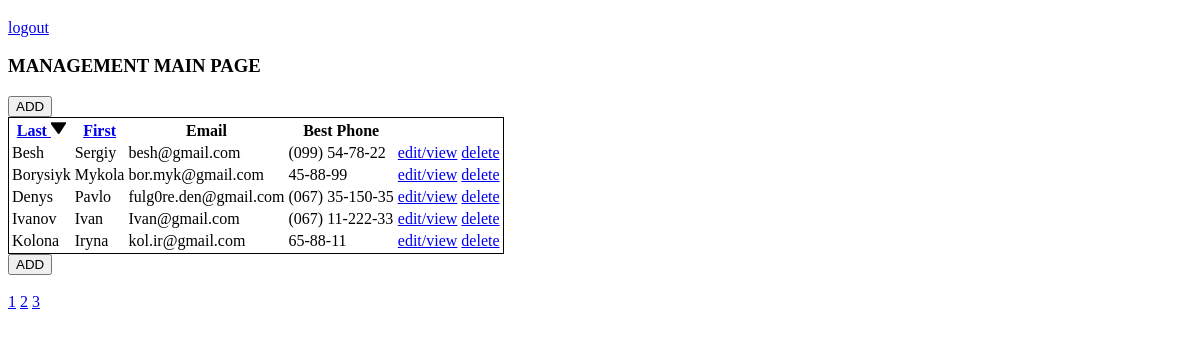
/contacts.php, run on the app's committed database.
### tables this page shows
CREATE TABLE IF NOT EXISTS `contacts` (
  `id` int(11) unsigned NOT NULL AUTO_INCREMENT,
  `firstname` varchar(255) NOT NULL,
  `lastname` varchar(255) NOT NULL,
  `email` varchar(255) NOT NULL,
  `home_phone` varchar(255) NOT NULL,
  `work_phone` varchar(255) NOT NULL,
  `cell_phone` varchar(255) NOT NULL,
  `best_phone` varchar(10) NOT NULL,
  `adress1` varchar(255) NOT NULL,
  `adress2` varchar(255) NOT NULL,
  `city` varchar(255) NOT NULL,
  `state` varchar(255) NOT NULL,
  `zip` varchar(255) NOT NULL,
  `country` varchar(255) NOT NULL,
  `birthday` date NOT NULL,
  PRIMARY KEY (`id`)
);

### www/includes/functions.php (called while the page is built, shortened)
<?php
function getContacts($activePage, $sortBy, $sortTurn, $noSort){
	include_once ('dbConnection.php');
	$_POST['numberOfContacts'] = count(mysqli_fetch_all($conn->query("SELECT * FROM contacts"), MYSQLI_ASSOC));
	$limitFrom = ($activePage*MAX_ON_PAGE)-MAX_ON_PAGE;
	$limitTo = MAX_ON_PAGE;
	if ($activePage < 1){
		$query = "SELECT * FROM contacts ORDER BY ".$_POST['sortBy']." ".$_POST['sortTurn']." LIMIT 0, ". $limitTo;
	}else{
		$query = "SELECT * FROM contacts ORDER BY ".$_POST['sortBy']." ".$_POST['sortTurn']." LIMIT ".$limitFrom.", ".$limitTo;
	};
    $result = $conn->query($query);
    return mysqli_fetch_all($result, MYSQLI_ASSOC);
};

### www/contacts.php (the view, shortened to what this page needs)
<!DOCTYPE html>
<html>
	<head>
		<link rel="stylesheet" href="css/main.css">
	</head>
	<body>
		<?php
			include_once("includes/functions.php");
			$contacts = getContacts($_GET['activePage'], $_GET['sortBy'], $_GET['sortTurn'], $_GET['noSort']);
		?>
		<a href='logout.php'>logout</a>
		<h3>MANAGEMENT MAIN PAGE</h3>
		<form action="controller.php" method="post">
			<input type="submit" name="addNewContact" value="ADD"></br>
			<table style="border: 1px solid">
				<tr>
					<th><a href="contacts.php?
							activePage=<?php echo $_GET['activePage']?>&
							sortBy=lastname&
							sortTurn=<?php echo $_POST['sortTurn']?>">Last
								<?php
									if ($_POST['sortBy'] == "lastname" && $_POST['sortTurn'] == "DESC"){
										echo "<img src='img/DESC.png' />";
									}else
									if ($_POST['sortBy'] == "lastname" && $_POST['sortTurn'] == "ASC"){
										echo "<img src='img/ASC.png' />";
									};
								?>
						</a></th>
					<th><a href="contacts.php?
							activePage=<?php echo $_GET['activePage']?>&
							sortBy=firstname&
							sortTurn=<?php echo $_POST['sortTurn']?>">First
						</a></th>
					<th>Email</th>
					<th>Best Phone</th>
				</tr>
				<?php foreach ($contacts as $v) {?>
					<tr>
						<td><?php echo $v['lastname']?></td>
						<td><?php echo $v['firstname']?></td>
						<td><?php echo $v['email']?></td>
						<td><?php switch ($v['best_phone']) {
									case "home_phone":
										echo $v['home_phone'];
										break;
									case "work_phone":
										echo $v['work_phone'];
										break;
									case "cell_phone":
										echo $v['cell_phone'];
										break;
								};?></td>
						<?php $contactId = $v['id'];?>
						<td><a href='edit.php?editId=<?php echo $contactId?>'>edit/view</a></td>
						<td><a href='controller.php?deleteId=<?php echo $contactId?>'>delete</a></td>
					</tr>
				<?php }?>
			</table>
			<input type="submit" name="addNewContact" value="ADD"></br></br>
			<?php
			$maxPages = ceil($_POST['numberOfContacts']/MAX_ON_PAGE);
			$temp = 1;
			while ($temp <= $maxPages) {
				?>
				<a href='contacts.php?
						activePage=<?php echo $temp?>&
						sortBy=<?php echo $_POST['sortBy']?>&
						sortTurn=<?php echo $_POST['sortTurn']?>&
						noSort=false'><?php echo $temp?></a>
				<?php
				$temp++;
			};
			?>
		</form>
	</body>
</html>

### www/css/main.css (style rules this page uses)
form { float:left; }

### data on the page
contacts: lastname "Besh", firstname "Sergiy", email "besh@gmail.com", cell_phone "(099) 54-78-22"
contacts: lastname "Borysiyk", firstname "Mykola", email "bor.myk@gmail.com", home_phone "45-88-99"
contacts: lastname "Denys", firstname "Pavlo", email "fulg0re.den@gmail.com", cell_phone "(067) 35-150-35"
contacts: lastname "Ivanov", firstname "Ivan", email "Ivan@gmail.com", work_phone "(067) 11-222-33"
contacts: lastname "Kolona", firstname "Iryna", email "kol.ir@gmail.com", home_phone "65-88-11"
